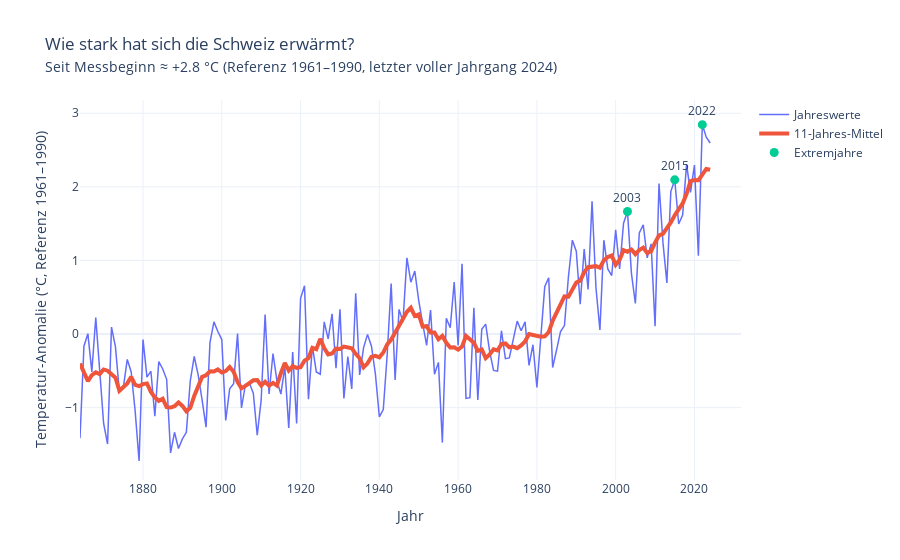

The code cell stored with this chart in its notebook:
### Code cell
# ======================================================================
# Chart 1 – Interaktives Plotly-Chart
# ======================================================================

extreme_years = [2003, 2015, 2022]
ext_df = ch[ch["year_int"].isin(extreme_years)]

fig1 = go.Figure()

# dünne Linie: Jahreswerte
fig1.add_trace(
    go.Scatter(
        x=ch["year_int"],
        y=ch["anomaly"],
        mode="lines",
        name="Jahreswerte",
        line=dict(width=1.5),
        hovertemplate="Jahr %{x}<br>Anomalie %{y:.2f} °C<extra></extra>",
    )
)

# dicke Linie: geglätteter Trend
fig1.add_trace(
    go.Scatter(
        x=ch["year_int"],
        y=ch["anomaly_smooth"],
        mode="lines",
        name="11-Jahres-Mittel",
        line=dict(width=4),
        hovertemplate="Jahr %{x}<br>Trend %{y:.2f} °C<extra></extra>",
    )
)

# Marker + Annotationen für Extremjahre
fig1.add_trace(
    go.Scatter(
        x=ext_df["year_int"],
        y=ext_df["anomaly"],
        mode="markers+text",
        name="Extremjahre",
        marker=dict(size=9, symbol="circle"),
        text=[str(y) for y in ext_df["year_int"]],
        textposition="top center",
        hovertemplate="Jahr %{x}<br>Anomalie %{y:.2f} °C<extra></extra>",
    )
)

fig1.update_layout(
    title=(
        f"Wie stark hat sich die Schweiz erwärmt?<br>"
        f"<span style='font-size:0.8em'>"
        f"Seit Messbeginn ≈ +{warming_since_start:.1f} °C "
        f"(Referenz 1961–1990, letzter voller Jahrgang {latest_year})"
        f"</span>"
    ),
    xaxis_title="Jahr",
    yaxis_title="Temperatur-Anomalie (°C, Referenz 1961–1990)",
    template="plotly_white",
    hovermode="x unified",
)

fig1.show()

### Figure 1 — Plotly figure (JSON) as saved in the notebook; plotly's stock layout.template omitted (floating-point values rounded to 4 significant figures; data arrays with more than 128 entries replaced by an {"elided": "..."} marker saying what was removed)
{"data": [{"hovertemplate": "Jahr %{x}<br>Anomalie %{y:.2f} °C<extra></extra>", "line": {"width": 1.5}, "mode": "lines", "name": "Jahreswerte", "x": {"elided": "161 int values"}, "y": {"elided": "161 float values"}, "type": "scatter"}, {"hovertemplate": "Jahr %{x}<br>Trend %{y:.2f} °C<extra></extra>", "line": {"width": 4}, "mode": "lines", "name": "11-Jahres-Mittel", "x": {"elided": "161 int values"}, "y": {"elided": "161 float values"}, "type": "scatter"}, {"hovertemplate": "Jahr %{x}<br>Anomalie %{y:.2f} °C<extra></extra>", "marker": {"size": 9, "symbol": "circle"}, "mode": "markers+text", "name": "Extremjahre", "text": ["2003", "2015", "2022"], "textposition": "top center", "x": [2003, 2015, 2022], "y": [1.665, 2.095, 2.845], "type": "scatter"}], "layout": {"title": {"text": "Wie stark hat sich die Schweiz erwärmt?<br><span style='font-size:0.8em'>Seit Messbeginn ≈ +2.8 °C (Referenz 1961–1990, letzter voller Jahrgang 2024)</span>"}, "xaxis": {"title": {"text": "Jahr"}}, "yaxis": {"title": {"text": "Temperatur-Anomalie (°C, Referenz 1961–1990)"}}, "hovermode": "x unified"}}
